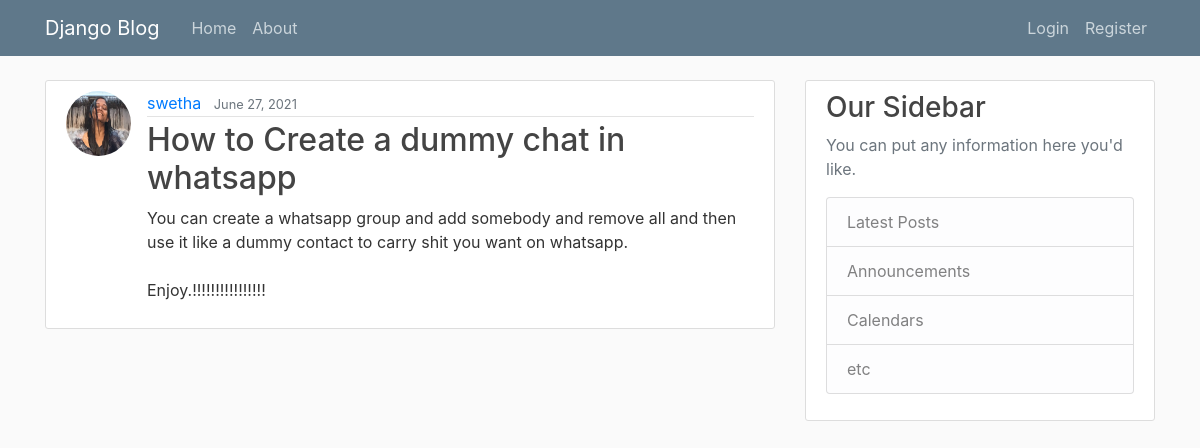
Screenshot of /blog/post/32/ with the database file from the repository.
### blog/models.py (models this page shows, shortened)
class Post(models.Model):
    title=models.CharField(max_length=100)
    content=models.TextField()
    date_posted=models.DateTimeField(default=timezone.now)
    author=models.ForeignKey(User, on_delete=models.CASCADE)

### users/models.py (models this page shows, shortened)
class Profile(models.Model):
    user=models.OneToOneField(User, on_delete=models.CASCADE)
    image=models.ImageField(default='default.jpg', upload_to='profile_pics')

### blog/views.py (the view)
# urls.py: path('post/<int:pk>/', PostDetailView.as_view(), name='post-detail'),
class PostDetailView(DetailView):
    model=Post

### blog/templates/blog/post_detail.html (shortened to what this page needs)
{% extends "blog/base.html" %}
{% block content %}
    <article class="media content-section">
    <img class="rounded-circle article-img" src="{{ object.author.profile.image.url }}">
  <div class="media-body">
    <div class="article-metadata">
      <a class="mr-2" href="{% url 'user-posts' object.author.username %}">{{ object.author }}</a>
      <small class="text-muted">{{ object.date_posted|date:"F d, Y" }}</small>
    </div>
    <h2 class="article-title" href="{% url 'post-detail' post.id %}">{{ object.title }}</h2>
    <p class="article-content">{{ object.content }}</p>
  </div>
</article>
{% endblock content %}

### blog/static/blog/main.css (style rules this page uses)
body { background: #fafafa; color: #333333; margin-top: 5rem; }
h1, h2, h3, h4, h5, h6 { color: #444444; }
.content-section { background: #ffffff; padding: 10px 20px; border: 1px solid #dddddd; border-radius: 3px; margin-bottom: 20px; }
.article-title { color: #444444; }
.article-content { white-space: pre-line; }
.article-img { height: 65px; width: 65px; margin-right: 16px; }
.article-metadata { padding-bottom: 1px; margin-bottom: 4px; border-bottom: 1px solid #e3e3e3 }

### rows the page displays
Post: author.profile.image (picture), author "swetha", date_posted "June 27, 2021", title "How to Create a dummy chat in whatsapp", content "You can create a whatsapp group and add somebody and remove all and then use it like a dummy contact to carry shit you want on whatsapp. Enjoy.!!!!!!!!!!!!!!!!"
